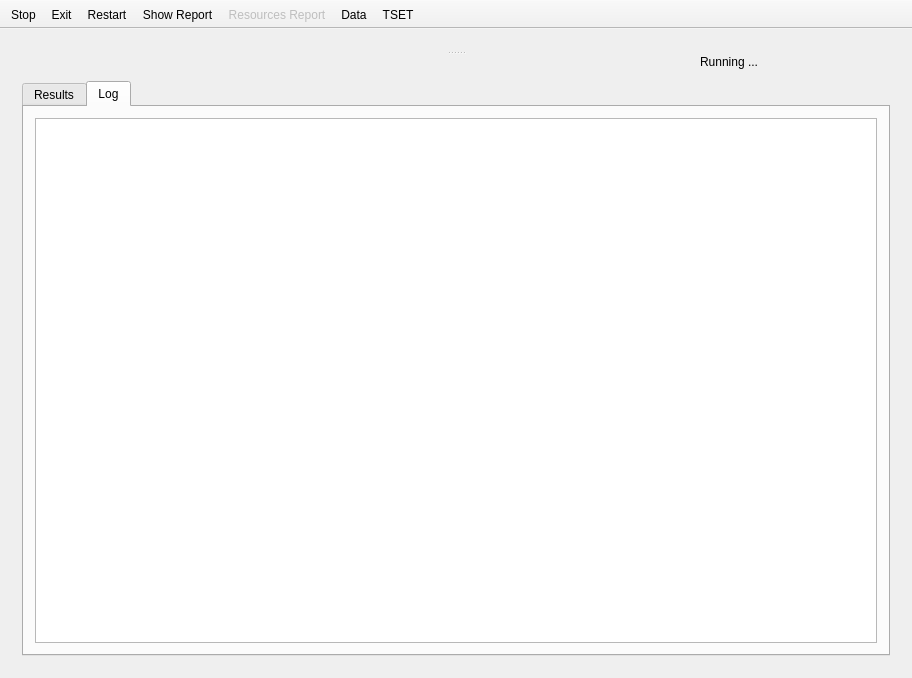
<?xml version="1.0" encoding="UTF-8"?>
<ui version="4.0">
 <class>MainWindow</class>
 <widget class="QMainWindow" name="MainWindow">
  <property name="geometry">
   <rect>
    <x>0</x>
    <y>0</y>
    <width>912</width>
    <height>678</height>
   </rect>
  </property>
  <property name="windowTitle">
   <string notr="true">Vk.vom image uploader</string>
  </property>
  <property name="windowIcon">
   <iconset resource="execute.qrc">
    <normaloff>:/fastexecutescript/images/Logo.png</normaloff>:/fastexecutescript/images/Logo.png</iconset>
  </property>
  <widget class="QWidget" name="centralWidget">
   <layout class="QVBoxLayout" name="verticalLayout_2">
    <item>
     <widget class="QSplitter" name="splitter">
      <property name="orientation">
       <enum>Qt::Vertical</enum>
      </property>
      <widget class="QWidget" name="verticalLayoutWidget">
       <layout class="QVBoxLayout" name="BrowserLayout">
        <property name="sizeConstraint">
         <enum>QLayout::SetMaximumSize</enum>
        </property>
        <property name="topMargin">
         <number>0</number>
        </property>
       </layout>
      </widget>
      <widget class="QWidget" name="verticalLayoutWidget_2">
       <layout class="QVBoxLayout" name="ControlLayout">
        <property name="spacing">
         <number>0</number>
        </property>
        <property name="topMargin">
         <number>0</number>
        </property>
        <item>
         <layout class="QHBoxLayout" name="horizontalLayout_4">
          <property name="topMargin">
           <number>0</number>
          </property>
          <property name="bottomMargin">
           <number>12</number>
          </property>
          <item>
           <widget class="QLabel" name="LabelLicense">
            <property name="maximumSize">
             <size>
              <width>16777215</width>
              <height>30</height>
             </size>
            </property>
            <property name="text">
             <string/>
            </property>
            <property name="alignment">
             <set>Qt::AlignLeading|Qt::AlignLeft|Qt::AlignVCenter</set>
            </property>
           </widget>
          </item>
          <item>
           <widget class="QLabel" name="LabelRunning">
            <property name="maximumSize">
             <size>
              <width>16777215</width>
              <height>30</height>
             </size>
            </property>
            <property name="text">
             <string>Running ...</string>
            </property>
            <property name="scaledContents">
             <bool>true</bool>
            </property>
            <property name="alignment">
             <set>Qt::AlignRight|Qt::AlignTrailing|Qt::AlignVCenter</set>
            </property>
           </widget>
          </item>
          <item>
           <widget class="QLabel" name="LabelGif">
            <property name="minimumSize">
             <size>
              <width>126</width>
              <height>0</height>
             </size>
            </property>
            <property name="maximumSize">
             <size>
              <width>126</width>
              <height>30</height>
             </size>
            </property>
            <property name="text">
             <string/>
            </property>
           </widget>
          </item>
         </layout>
        </item>
        <item>
         <widget class="QTabWidget" name="tabWidget">
          <property name="sizePolicy">
           <sizepolicy hsizetype="Expanding" vsizetype="Expanding">
            <horstretch>0</horstretch>
            <verstretch>0</verstretch>
           </sizepolicy>
          </property>
          <property name="currentIndex">
           <number>1</number>
          </property>
          <widget class="QWidget" name="tab">
           <attribute name="title">
            <string>Results</string>
           </attribute>
           <layout class="QHBoxLayout" name="horizontalLayout">
            <item>
             <layout class="QVBoxLayout" name="ResultsLayout">
              <property name="spacing">
               <number>0</number>
              </property>
             </layout>
            </item>
           </layout>
          </widget>
          <widget class="QWidget" name="tab_2">
           <attribute name="title">
            <string>Log</string>
           </attribute>
           <layout class="QHBoxLayout" name="horizontalLayout_2">
            <item>
             <widget class="QTextBrowser" name="Results"/>
            </item>
           </layout>
          </widget>
         </widget>
        </item>
       </layout>
      </widget>
     </widget>
    </item>
   </layout>
  </widget>
  <widget class="QToolBar" name="toolBar">
   <property name="windowTitle">
    <string>toolBar</string>
   </property>
   <property name="movable">
    <bool>false</bool>
   </property>
   <property name="toolButtonStyle">
    <enum>Qt::ToolButtonTextBesideIcon</enum>
   </property>
   <attribute name="toolBarArea">
    <enum>TopToolBarArea</enum>
   </attribute>
   <attribute name="toolBarBreak">
    <bool>false</bool>
   </attribute>
   <addaction name="actionStop"/>
   <addaction name="actionExit"/>
   <addaction name="actionRestart"/>
   <addaction name="actionShow_Report"/>
   <addaction name="actionResources_Report"/>
   <addaction name="actionData"/>
   <addaction name="actionTSET"/>
  </widget>
  <action name="actionStop">
   <property name="icon">
    <iconset resource="execute.qrc">
     <normaloff>:/fastexecutescript/images/stop.png</normaloff>:/fastexecutescript/images/stop.png</iconset>
   </property>
   <property name="text">
    <string>Stop</string>
   </property>
  </action>
  <action name="actionShow_Report">
   <property name="icon">
    <iconset resource="../Engine/engine.qrc">
     <normaloff>:/engine/images/report.png</normaloff>:/engine/images/report.png</iconset>
   </property>
   <property name="text">
    <string>Show Report</string>
   </property>
  </action>
  <action name="actionResources_Report">
   <property name="enabled">
    <bool>false</bool>
   </property>
   <property name="icon">
    <iconset resource="execute.qrc">
     <normaloff>:/fastexecutescript/images/resources_ok.png</normaloff>:/fastexecutescript/images/resources_ok.png</iconset>
   </property>
   <property name="text">
    <string>Resources Report</string>
   </property>
  </action>
  <action name="actionShow">
   <property name="text">
    <string>Show</string>
   </property>
  </action>
  <action name="actionExit">
   <property name="icon">
    <iconset resource="execute.qrc">
     <normaloff>:/fastexecutescript/images/shutdown.png</normaloff>:/fastexecutescript/images/shutdown.png</iconset>
   </property>
   <property name="text">
    <string>Exit</string>
   </property>
   <property name="shortcut">
    <string>Ctrl+Q</string>
   </property>
  </action>
  <action name="actionRestart">
   <property name="icon">
    <iconset resource="execute.qrc">
     <normaloff>:/fastexecutescript/images/restart.png</normaloff>:/fastexecutescript/images/restart.png</iconset>
   </property>
   <property name="text">
    <string>Restart</string>
   </property>
  </action>
  <action name="actionData">
   <property name="icon">
    <iconset resource="../Engine/engine.qrc">
     <normaloff>:/engine/images/database.png</normaloff>:/engine/images/database.png</iconset>
   </property>
   <property name="text">
    <string>Data</string>
   </property>
  </action>
  <action name="actionTSET">
   <property name="icon">
    <iconset resource="../Engine/engine.qrc">
     <normaloff>:/engine/images/flags/en.png</normaloff>:/engine/images/flags/en.png</iconset>
   </property>
   <property name="text">
    <string>TSET</string>
   </property>
   <property name="toolTip">
    <string>Test</string>
   </property>
  </action>
 </widget>
 <layoutdefault spacing="6" margin="11"/>
 <resources>
  <include location="execute.qrc"/>
  <include location="../Engine/engine.qrc"/>
 </resources>
 <connections/>
</ui>
